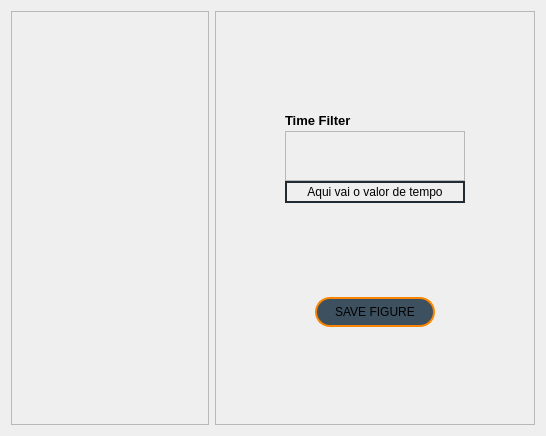
<?xml version="1.0" encoding="UTF-8"?>
<ui version="4.0">
 <class>WindButton_LonLatProfile</class>
 <widget class="QWidget" name="WindButton_LonLatProfile">
  <property name="geometry">
   <rect>
    <x>0</x>
    <y>0</y>
    <width>546</width>
    <height>436</height>
   </rect>
  </property>
  <property name="windowTitle">
   <string>Form</string>
  </property>
  <layout class="QHBoxLayout" name="horizontalLayout">
   <item>
    <widget class="QFrame" name="frame">
     <property name="frameShape">
      <enum>QFrame::Shape::StyledPanel</enum>
     </property>
     <property name="frameShadow">
      <enum>QFrame::Shadow::Raised</enum>
     </property>
    </widget>
   </item>
   <item>
    <widget class="QFrame" name="frame_2">
     <property name="minimumSize">
      <size>
       <width>320</width>
       <height>0</height>
      </size>
     </property>
     <property name="maximumSize">
      <size>
       <width>320</width>
       <height>16777215</height>
      </size>
     </property>
     <property name="frameShape">
      <enum>QFrame::Shape::StyledPanel</enum>
     </property>
     <property name="frameShadow">
      <enum>QFrame::Shadow::Raised</enum>
     </property>
     <layout class="QVBoxLayout" name="verticalLayout">
      <item>
       <layout class="QHBoxLayout" name="horizontalLayout_7">
        <item>
         <spacer name="horizontalSpacer_34">
          <property name="orientation">
           <enum>Qt::Orientation::Horizontal</enum>
          </property>
          <property name="sizeHint" stdset="0">
           <size>
            <width>28</width>
            <height>13</height>
           </size>
          </property>
         </spacer>
        </item>
        <item>
         <layout class="QVBoxLayout" name="verticalLayout_13">
          <property name="spacing">
           <number>0</number>
          </property>
          <item>
           <widget class="QLabel" name="TimeFilterLabel">
            <property name="minimumSize">
             <size>
              <width>180</width>
              <height>22</height>
             </size>
            </property>
            <property name="maximumSize">
             <size>
              <width>180</width>
              <height>22</height>
             </size>
            </property>
            <property name="font">
             <font>
              <pointsize>10</pointsize>
              <italic>false</italic>
              <bold>true</bold>
              <underline>false</underline>
              <strikeout>false</strikeout>
             </font>
            </property>
            <property name="text">
             <string>Time Filter</string>
            </property>
           </widget>
          </item>
          <item>
           <widget class="QFrame" name="frame_buttons_animation_time">
            <property name="minimumSize">
             <size>
              <width>180</width>
              <height>50</height>
             </size>
            </property>
            <property name="maximumSize">
             <size>
              <width>180</width>
              <height>50</height>
             </size>
            </property>
            <property name="styleSheet">
             <string notr="true">QPushButton {
    background-color: transparent;
    border: none;
    padding: 10px; /* Adicione um padding maior para ajustar o tamanho do fundo */
}

QPushButton:hover {
    background-color: rgba(255, 165, 0, 0.2); /* Cor de fundo no hover */
    border-radius: 5px; /* Bordas arredondadas */
}

QPushButton:pressed {
    background-color: rgba(255, 165, 0, 0.5); /* Cor de fundo ao pressionar */
}</string>
            </property>
            <property name="frameShape">
             <enum>QFrame::Shape::StyledPanel</enum>
            </property>
            <property name="frameShadow">
             <enum>QFrame::Shadow::Raised</enum>
            </property>
            <layout class="QGridLayout" name="gridLayout_7">
             <item row="0" column="0">
              <widget class="QPushButton" name="start_button_time">
               <property name="text">
                <string/>
               </property>
               <property name="icon">
                <iconset resource="resouces.qrc">
                 <normaloff>:/icons/icons/backward - laranja.png</normaloff>:/icons/icons/backward - laranja.png</iconset>
               </property>
               <property name="iconSize">
                <size>
                 <width>20</width>
                 <height>20</height>
                </size>
               </property>
              </widget>
             </item>
             <item row="0" column="1">
              <widget class="QPushButton" name="backward_button_time">
               <property name="text">
                <string/>
               </property>
               <property name="icon">
                <iconset resource="resouces.qrc">
                 <normaloff>:/icons/icons/arrow-left - laranja.png</normaloff>:/icons/icons/arrow-left - laranja.png</iconset>
               </property>
               <property name="iconSize">
                <size>
                 <width>20</width>
                 <height>20</height>
                </size>
               </property>
              </widget>
             </item>
             <item row="0" column="2">
              <widget class="QPushButton" name="pause_button_time">
               <property name="text">
                <string/>
               </property>
               <property name="icon">
                <iconset resource="resouces.qrc">
                 <normaloff>:/icons/icons/pause - laranja.png</normaloff>:/icons/icons/pause - laranja.png</iconset>
               </property>
               <property name="iconSize">
                <size>
                 <width>20</width>
                 <height>20</height>
                </size>
               </property>
              </widget>
             </item>
             <item row="0" column="3">
              <widget class="QPushButton" name="play_button_time">
               <property name="text">
                <string/>
               </property>
               <property name="icon">
                <iconset resource="resouces.qrc">
                 <normaloff>:/icons/icons/play - laranja.png</normaloff>:/icons/icons/play - laranja.png</iconset>
               </property>
               <property name="iconSize">
                <size>
                 <width>20</width>
                 <height>20</height>
                </size>
               </property>
               <property name="checkable">
                <bool>false</bool>
               </property>
              </widget>
             </item>
             <item row="0" column="4">
              <widget class="QPushButton" name="forward_button_time">
               <property name="text">
                <string/>
               </property>
               <property name="icon">
                <iconset resource="resouces.qrc">
                 <normaloff>:/icons/icons/arrow-right - laranja.png</normaloff>:/icons/icons/arrow-right - laranja.png</iconset>
               </property>
               <property name="iconSize">
                <size>
                 <width>20</width>
                 <height>20</height>
                </size>
               </property>
              </widget>
             </item>
             <item row="0" column="5">
              <widget class="QPushButton" name="finish_button_time">
               <property name="text">
                <string/>
               </property>
               <property name="icon">
                <iconset resource="resouces.qrc">
                 <normaloff>:/icons/icons/forward - laranja.png</normaloff>:/icons/icons/forward - laranja.png</iconset>
               </property>
               <property name="iconSize">
                <size>
                 <width>20</width>
                 <height>20</height>
                </size>
               </property>
              </widget>
             </item>
            </layout>
           </widget>
          </item>
          <item>
           <widget class="QLabel" name="TimeValueLabel">
            <property name="minimumSize">
             <size>
              <width>180</width>
              <height>22</height>
             </size>
            </property>
            <property name="maximumSize">
             <size>
              <width>180</width>
              <height>22</height>
             </size>
            </property>
            <property name="styleSheet">
             <string notr="true">border: 2px solid #212b33</string>
            </property>
            <property name="text">
             <string notr="true">Aqui vai o valor de tempo</string>
            </property>
            <property name="alignment">
             <set>Qt::AlignmentFlag::AlignCenter</set>
            </property>
           </widget>
          </item>
         </layout>
        </item>
        <item>
         <spacer name="horizontalSpacer_35">
          <property name="orientation">
           <enum>Qt::Orientation::Horizontal</enum>
          </property>
          <property name="sizeHint" stdset="0">
           <size>
            <width>28</width>
            <height>13</height>
           </size>
          </property>
         </spacer>
        </item>
       </layout>
      </item>
      <item>
       <layout class="QHBoxLayout" name="horizontalLayout_15">
        <item>
         <spacer name="horizontalSpacer_40">
          <property name="orientation">
           <enum>Qt::Orientation::Horizontal</enum>
          </property>
          <property name="sizeHint" stdset="0">
           <size>
            <width>18</width>
            <height>17</height>
           </size>
          </property>
         </spacer>
        </item>
        <item>
         <layout class="QHBoxLayout" name="horizontalLayout_6">
          <item>
           <widget class="QPushButton" name="SaveFigButton">
            <property name="minimumSize">
             <size>
              <width>120</width>
              <height>30</height>
             </size>
            </property>
            <property name="maximumSize">
             <size>
              <width>120</width>
              <height>30</height>
             </size>
            </property>
            <property name="styleSheet">
             <string notr="true">QPushButton{
	background-color: rgb(61, 80, 95);
	border-radius: 15px;
	border: 2px solid #F98600;
}

QPushButton:hover{
	color: #F98600;
	font-size: 14px;
}</string>
            </property>
            <property name="text">
             <string>SAVE FIGURE</string>
            </property>
           </widget>
          </item>
         </layout>
        </item>
        <item>
         <spacer name="horizontalSpacer_41">
          <property name="orientation">
           <enum>Qt::Orientation::Horizontal</enum>
          </property>
          <property name="sizeHint" stdset="0">
           <size>
            <width>18</width>
            <height>17</height>
           </size>
          </property>
         </spacer>
        </item>
       </layout>
      </item>
     </layout>
    </widget>
   </item>
  </layout>
 </widget>
 <resources>
  <include location="resouces.qrc"/>
 </resources>
 <connections/>
</ui>
